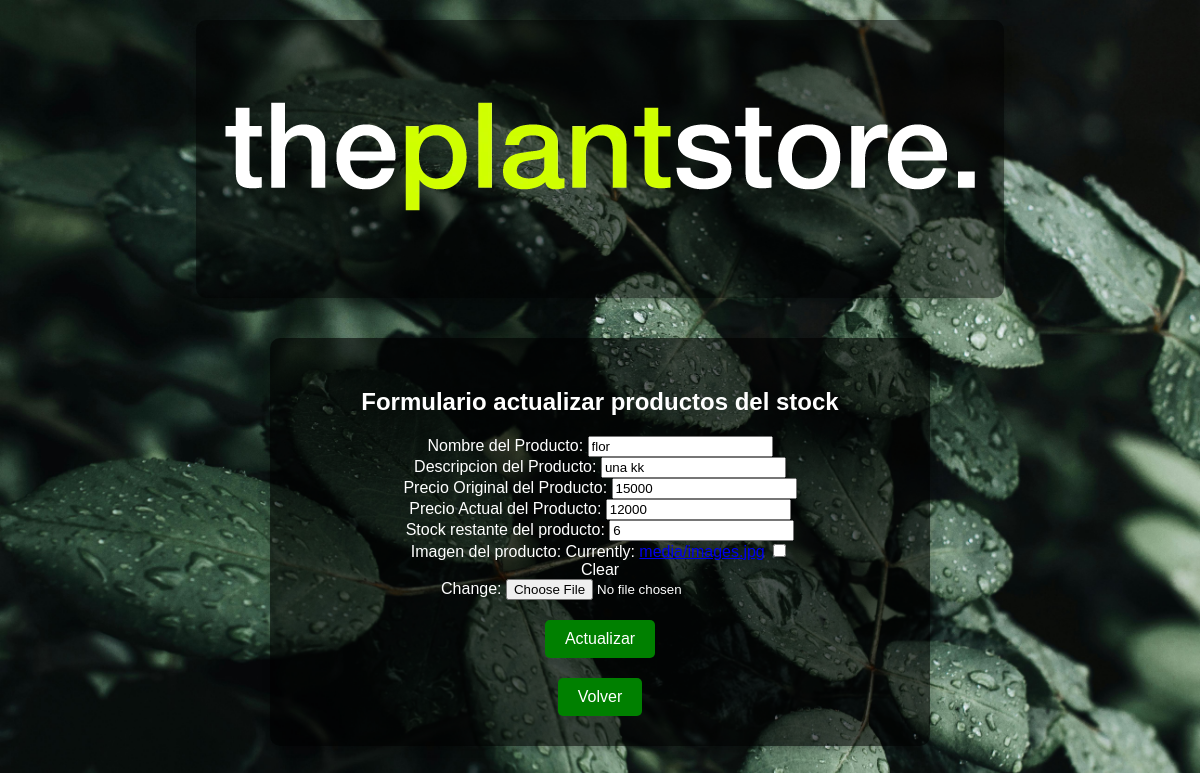
The page /stock_edit/5 on the database its author committed.
### APKplant/models.py (models this page shows, shortened)
class Producto(models.Model):
    product_name = models.CharField('Nombre del Producto', max_length=400)
    descripcion = models.CharField('Descripcion del Producto', max_length=200)
    precio_original = models.IntegerField('Precio Original del Producto', default=0)
    precio_actual = models.IntegerField('Precio Actual del Producto', default=0)
    stock = models.IntegerField('Stock restante del producto', default=0)
    product_id = models.AutoField('Id del producto', primary_key=True)
    product_img = models.ImageField('Imagen del producto', upload_to='media', blank=True, null=True)

### APKplant/views.py (the view)
# urls.py: path('stock_edit/<str:pk>', views.stock_edit, name='stock_edit'),
def stock_edit(request, pk):
    print("estoy en controlador stock_edit")
    producto = get_object_or_404(Producto, product_id=pk)
    if request.method == "POST":
        form = ProductoForm(request.POST, instance=producto)
        if form.is_valid():
            form.save()
            mensaje = "Bien, datos actualizados..."
            return redirect('stock')
        else:
            mensaje = "Error, datos no válidos"
    else:
        form = ProductoForm(instance=producto)
        mensaje = ""
    context = {'producto': producto, 'form': form, 'mensaje': mensaje}
    return render(request, 'stock_edit.html', context)

### APKplant/forms.py
class ProductoForm(ModelForm):
    class Meta:
        model = Producto
        fields = "__all__"

### APKplant/templates/stock_edit.html (shortened to what this page needs)
{% load static %}
<!DOCTYPE html>
<html lang="en">
<head>
    <link rel="stylesheet" href="{% static 'css/stock_edit.css' %}">
</head>
<body>
    <div class="center-logo">
        <nav class="navbar title_navbar">
          <a href="{% url 'index' %}">
            <img src="{% static 'IMG/logo.webp' %}" alt="Logo">
          </a>
        </nav>
    </div>
    <div class="content">
        {% if producto %}
            <h2>Formulario actualizar productos del stock</h2>
            <form action="" method="POST">
                <div class="form-table">
                    {{form.as_table}}
                </div>
                <input type="submit" class="submit-button" name="opcion" value="Actualizar">
            </form>
        {% endif %}
        <a class="back-link" href="{% url 'stock_crud' %}">Volver</a>
    </div>
</body>
</html>

### APKplant/static/CSS/stock_edit.css (style rules this page uses)
body { margin: 0; padding: 0; width: 100%; height: 100%; overflow-x: hidden; background-image: url('/static/IMG/fondo7.jpg'); background-size: cover; background-repeat: no-repeat; background-attachment: fixed; font-family: 'Arial', sans-serif; color: #ffffff; display: flex; flex-direction: column; align-items: center; }
.center-logo { margin-top: 20px; background: rgba(0, 0, 0, 0.5); padding: 20px; border-radius: 10px; box-shadow: 0 4px 8px rgba(0, 0, 0, 0.2); }
.navbar a img { width: 100%; height: auto; }
.content { text-align: center; margin-top: 40px; background: rgba(0, 0, 0, 0.6); padding: 30px; border-radius: 10px; box-shadow: 0 4px 8px rgba(0, 0, 0, 0.2); width: 80%; max-width: 600px; }
h2 { font-size: 24px; margin-bottom: 20px; }
.form-table { margin: 0 auto; width: 100%; max-width: 400px; }
.submit-button { display: inline-block; margin-top: 20px; padding: 10px 20px; background-color: green; border: none; border-radius: 5px; color: #fff; cursor: pointer; font-size: 16px; }
.back-link { display: inline-block; margin-top: 20px; color: #ffffff; text-decoration: none; background-color: green; padding: 10px 20px; border-radius: 5px; }

### rows shown on the page
Producto: product_name "flor", descripcion "una kk", precio_original "15000", precio_actual "12000", stock "6"
